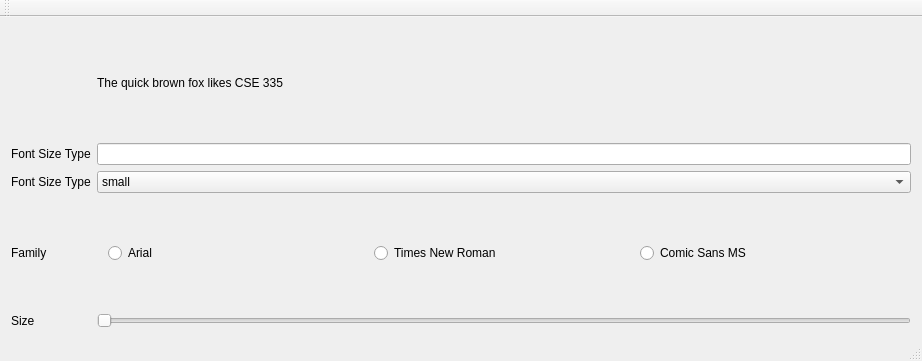
<?xml version="1.0" encoding="UTF-8"?>
<ui version="4.0">
 <class>MainWindow</class>
 <widget class="QMainWindow" name="MainWindow">
  <property name="geometry">
   <rect>
    <x>0</x>
    <y>0</y>
    <width>922</width>
    <height>361</height>
   </rect>
  </property>
  <property name="sizePolicy">
   <sizepolicy hsizetype="Expanding" vsizetype="Expanding">
    <horstretch>0</horstretch>
    <verstretch>0</verstretch>
   </sizepolicy>
  </property>
  <property name="windowTitle">
   <string>MainWindow</string>
  </property>
  <widget class="QWidget" name="centralWidget">
   <layout class="QGridLayout" name="gridLayout_2">
    <item row="3" column="1">
     <widget class="QWidget" name="widgetWeight" native="true">
      <layout class="QHBoxLayout" name="horizontalLayout">
       <item>
        <widget class="FontRadioButton" name="radioButtonArial">
         <property name="text">
          <string>Arial</string>
         </property>
        </widget>
       </item>
       <item>
        <widget class="FontRadioButton" name="radioButtonTimes">
         <property name="text">
          <string>Times New Roman</string>
         </property>
        </widget>
       </item>
       <item>
        <widget class="FontRadioButton" name="radioButtonComic">
         <property name="text">
          <string>Comic Sans MS</string>
         </property>
        </widget>
       </item>
      </layout>
     </widget>
    </item>
    <item row="4" column="0">
     <widget class="QLabel" name="label_3">
      <property name="text">
       <string>Size</string>
      </property>
     </widget>
    </item>
    <item row="1" column="1">
     <widget class="TextLineEdit" name="lineEditSize"/>
    </item>
    <item row="2" column="0">
     <widget class="QLabel" name="label_2">
      <property name="text">
       <string>Font Size Type</string>
      </property>
     </widget>
    </item>
    <item row="1" column="0">
     <widget class="QLabel" name="labelFamily">
      <property name="text">
       <string>Font Size Type</string>
      </property>
     </widget>
    </item>
    <item row="0" column="1">
     <widget class="QLabel" name="labelFox">
      <property name="text">
       <string>The quick brown fox likes CSE 335</string>
      </property>
     </widget>
    </item>
    <item row="3" column="0">
     <widget class="QLabel" name="label">
      <property name="font">
       <font>
        <kerning>true</kerning>
       </font>
      </property>
      <property name="text">
       <string>Family</string>
      </property>
     </widget>
    </item>
    <item row="4" column="1">
     <widget class="SizeSlider" name="sliderEditSize">
      <property name="orientation">
       <enum>Qt::Horizontal</enum>
      </property>
     </widget>
    </item>
    <item row="2" column="1">
     <widget class="SizeComboBox" name="comboBoxSize">
      <item>
       <property name="text">
        <string>small</string>
       </property>
      </item>
      <item>
       <property name="text">
        <string>medium</string>
       </property>
      </item>
      <item>
       <property name="text">
        <string>big</string>
       </property>
      </item>
     </widget>
    </item>
   </layout>
   <zorder>labelFamily</zorder>
   <zorder>lineEditSize</zorder>
   <zorder>label</zorder>
   <zorder>widgetWeight</zorder>
   <zorder>label_3</zorder>
   <zorder>labelFox</zorder>
   <zorder>label_2</zorder>
   <zorder>sliderEditSize</zorder>
   <zorder>comboBoxSize</zorder>
  </widget>
  <widget class="QMenuBar" name="menuBar">
   <property name="geometry">
    <rect>
     <x>0</x>
     <y>0</y>
     <width>922</width>
     <height>22</height>
    </rect>
   </property>
  </widget>
  <widget class="QToolBar" name="mainToolBar">
   <attribute name="toolBarArea">
    <enum>TopToolBarArea</enum>
   </attribute>
   <attribute name="toolBarBreak">
    <bool>false</bool>
   </attribute>
  </widget>
  <widget class="QStatusBar" name="statusBar"/>
 </widget>
 <layoutdefault spacing="6" margin="11"/>
 <customwidgets>
  <customwidget>
   <class>TextLineEdit</class>
   <extends>QLineEdit</extends>
   <header location="global">textlineedit.h</header>
  </customwidget>
  <customwidget>
   <class>SizeSlider</class>
   <extends>QSlider</extends>
   <header location="global">sizeslider.h</header>
  </customwidget>
  <customwidget>
   <class>FontRadioButton</class>
   <extends>QRadioButton</extends>
   <header location="global">fontradiobutton.h</header>
  </customwidget>
  <customwidget>
   <class>SizeComboBox</class>
   <extends>QComboBox</extends>
   <header location="global">sizecombobox.h</header>
  </customwidget>
 </customwidgets>
 <resources/>
 <connections/>
</ui>
